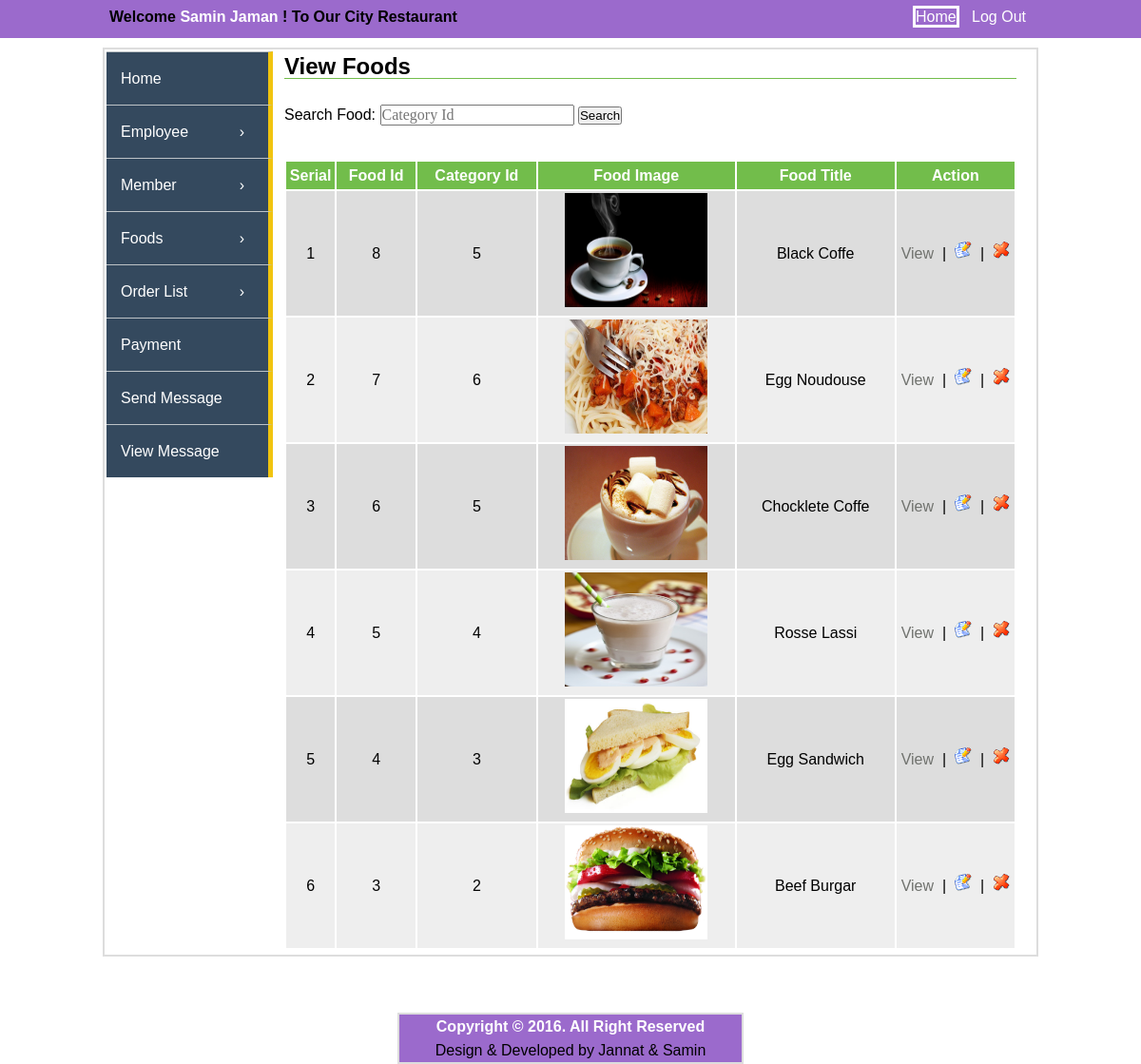
The app's page /sub-admin/view-food-details.php (signed in) with its own data.
### tables this page shows
CREATE TABLE IF NOT EXISTS `food_details` (
`food_id` int(11) NOT NULL,
  `admin_id` int(11) NOT NULL,
  `restaurant_id` int(11) NOT NULL,
  `cat_id` int(11) NOT NULL,
  `food_image` varchar(255) NOT NULL,
  `food_title` varchar(100) NOT NULL,
  `food_price` float NOT NULL,
  `food_summary` text NOT NULL,
  `add_date` varchar(100) NOT NULL
);

### sub-admin/view-food-details.php (the view, shortened to what this page needs)
<?php include('header.php');?>
		<content>
			<div class="content_part">
				<div class="content_part_left">
					<?php include('sidebar-menu.php');?>
				</div>
				<div class="content_part_right">
					<h2>View Foods</h2>
<p>&nbsp;</p>
	<form method="post" action="search-food.php">
		<label for="name">Search Food: </label>
		<input type="text" name="search" placeholder="Category Id" />
		<button>Search</button>
	</form>
<p>&nbsp;</p>
<table class="tbl2" width="100%">
	<tr>
		<th width="5%">Serial</th>
		<th width="10%">Food Id</th>
		<th width="15%">Category Id</th>
		<th width="25%">Food Image</th>
		<th width="20%">Food Title</th>
		<th width="15%">Action</th>
	</tr>
	<?php
		$i=0;
			$limit = 50;
			$page = @$_GET['page'];
			if($page)
				$start = ($page - 1) * $limit;
			else
				$start = 0;
			$statement = $db->prepare("SELECT * FROM food_details ORDER BY food_id DESC LIMIT $start, $limit");
			$statement->execute();
			$result = $statement->fetchAll(PDO::FETCH_ASSOC);
	foreach($result as $row)
	{
		$i++;
		?>
		<tr>
		<td><?php echo $i; ?></td>
		<td><?php echo $row['food_id'];; ?></td>
		<td><?php echo $row['cat_id'];; ?></td>
		<td><a href="../photo/foods/<?php echo $row['food_image']; ?>"><img  src="../photo/foods/<?php echo $row['food_image']; ?>" alt="Photo" width="150" height="120"/></a></td>
		<td><?php echo $row['food_title']; ?></td>
		<td>
			<a class="fancybox" href="#inline<?php echo $i; ?>">View</a>
			<div id="inline<?php echo $i; ?>" style="width:700px;display: none;">
		<div id="prints">
				</table>
		</div>
	</div>
			&nbsp;|&nbsp;
			<a href="edit-food-details.php?food_id=<?php echo $row['food_id']; ?>"><img src="../images/edit.gif"></a>
			&nbsp;|&nbsp;
			<a onclick='return confirm_delete();' href="view-food-details.php?food_id=<?php echo $row['food_id']; ?>"><img src="../images/delete.gif"></a></td>
		</tr>
		<?php
	}
	?>
<div class="pagination">
</div>
		</content>
<?php include('footer.php');?>

### sub-admin/css/style.css (style rules this page uses)
* { padding:0px; margin:0px; }
body { font-family:veranda,arial; font-size:16px; line-height:25px; background-color:#FFFFFF; }
a { text-decoration:none; list-style:none; }
.content_part { width:980px; margin:0px auto; overflow:hidden; border:2px solid #ddd; margin-top:10px;overflow:hidden; }
.content_part_left { width:180px; float:left; margin:2px; }
.content_part_right { width:770px;float:left; margin:5px; }
.content_part_right h2 { border-bottom:1px solid #72BD4B; width:770px; }
input, textarea, select { font-family: 'Times New Roman', arial; font-size: 16px; }
table.tbl2 { margin-top: 10px; }
table.tbl2 tr th, table.tbl2 tr td { padding: 2px; }
table.tbl2 tr td { text-align: center; }
table.tbl2 tr th { background-color: #72BD4B; color: #fff; }
table.tbl2 tr:nth-child(2n+1) td { background-color: #eee; }
table.tbl2 tr:nth-child(2n) td { background-color: #ddd; }
table.tbl2 tr td a { color: #70726e; text-decoration: none; }
div.pagination { padding: 3px; margin: 3px; z-index: 1000; font-size: 14px; margin-bottom: 20px; }

### records on screen
food_details: food_id "8", cat "5", food_image (picture), food_title "Black Coffe"
food_details: food_id "7", cat "6", food_image (picture), food_title "Egg Noudouse"
food_details: food_id "6", cat "5", food_image (picture), food_title "Chocklete Coffe"
food_details: food_id "5", cat "4", food_image (picture), food_title "Rosse Lassi"
food_details: food_id "4", cat "3", food_image (picture), food_title "Egg Sandwich"
food_details: food_id "3", cat "2", food_image (picture), food_title "Beef Burgar"

### other values on screen
$_SESSION['sub_name'] "Samin Jaman"
$_SESSION['restaurant_name'] "City Restaurant"
